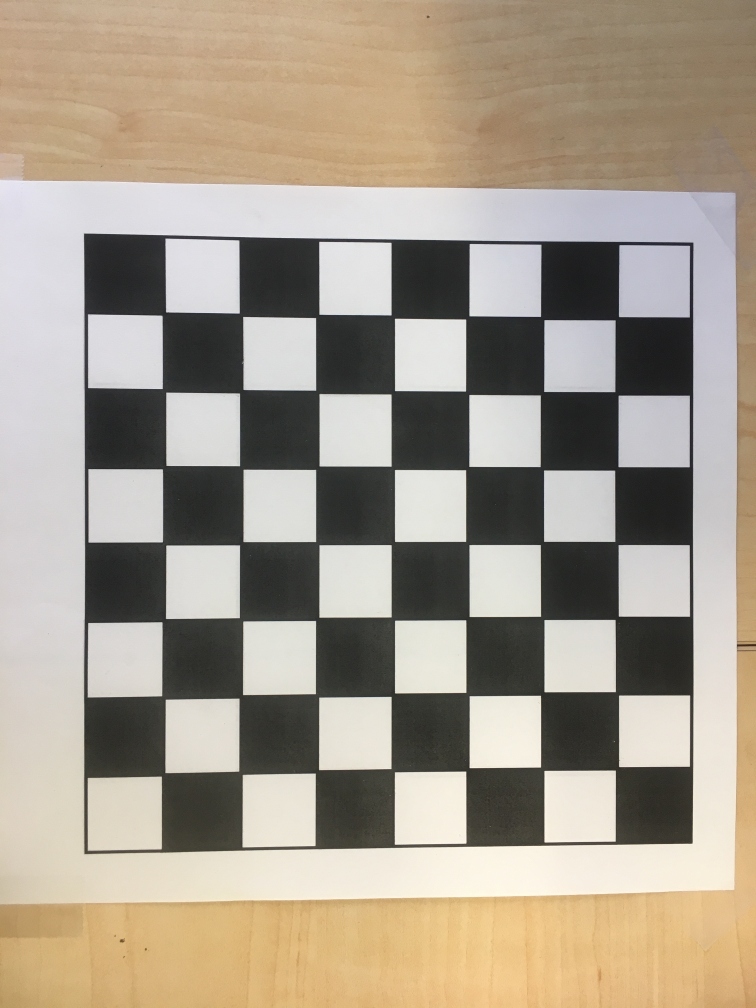
#> input picture Checkerboard/IMG_2779.jpg, 3024 x 4032 px (shown at 1/4 size)
$ python main.py Checkerboard/IMG_2779.jpg
#> lines starting #> are read from the running program, lines starting #| are printed output that depends on the picture; after the words box and inside, x2 and y2 are one past the last pixel; in counts of white or black regions, pixels touching at a corner belong together
### main_helper.py
# This contain helper functions that accompany the main script

import cv2 as cv
import matplotlib.pyplot as plt
import numpy as np
import os
from math import atan2, cos, sin, sqrt, pi

# Watershed function for delineating voxels
def watershed(img, mask, filename, num_morph, num_dilate, num_dist): # add parameters for tweaking
    # noise removal
    kernel = np.ones((3,3),np.uint8)
    opening = cv.morphologyEx(mask,cv.MORPH_OPEN,kernel, iterations=num_morph) # default iterations = 5

    # sure background area
    sure_bg = cv.dilate(opening,kernel,iterations=num_dilate) # default iterations = 3

    # Finding sure foreground area
    dist_transform = cv.distanceTransform(opening,cv.DIST_L2,5)
    ret, sure_fg = cv.threshold(dist_transform,num_dist*dist_transform.max(),255,0) # default parameter = 0.7 (used 0.4)

    # Finding unknown region
    sure_fg = np.uint8(sure_fg)
    unknown = cv.subtract(sure_bg,sure_fg)

    # Marker labelling
    ret, markers = cv.connectedComponents(sure_fg)

    # Add one to all labels so that sure background is not 0, but 1
    markers = markers+1

    # Now, mark the region of unknown with zero
    markers[unknown==255] = 0

    markers = cv.watershed(img,markers)
    markers = markers.astype(np.uint8)

    return markers

### main.py
# This is the main working script for detecting voxels
# Complete: watershed algorithm to assign voxels to boolean array
# Todo: perform perspective correction, draw lines across image, correct error arrays, calculate accuracy accumulated across images

# Import modules
import glob
import sys
import os
import numpy as np
import cv2 as cv
import math
import matplotlib.pyplot as plt
import matplotlib.image as mpimg
import imutils
import main_helper as f

# Parameters to be changed
# 1. number of grid in x-y space of the gripper
num_x = 32 # img.shape[1] is the x-length (width)
num_y = 32 # img.shape[0] is the y length (height)
# 2. total pixel area of each detected voxel
upper_voxel_size = 5000 # 3000 for 8x8 array (resized), 5000 for 32x32 array
lower_voxel_size = 3000 # 1500 for 8x8 array (resized), 3000 for 32x32 array
# 3. threshold of magenta/blue in HSV space
lower_mag = np.array([140,100,100])
upper_mag = np.array([170,255,255])
lower_blue = np.array([100,100,100])
upper_blue = np.array([130,255,255])
lower = lower_blue
upper = upper_blue

# Initialization of boolean, distance and orientation error arrays
grid = np.zeros((num_y,num_x),dtype=int)
dist = np.zeros((num_y,num_x),dtype=float)
ori = np.zeros((num_y,num_x),dtype=float)
# Set blocked voxel spaces as -1
grid[1::2,::2] = -1
grid[::2,1::2] = -1
dist[1::2,::2] = -1
dist[::2,1::2] = -1
ori[1::2,::2] = -1
ori[::2,1::2] = -1

#####################################################################################
# Read image
filename = sys.argv[1] # file path = "photos/img_name.jpeg"
img = cv.imread(filename)
#> img is the input picture: shape (4032, 3024, 3); mean B, G, R 141.5, 156.4, 166.8
img_contour = img.copy()

# Calculate the number of pixels per voxel
pixelx_per_voxel = img.shape[1]/(num_x)
#> pixelx_per_voxel = 94.5
pixely_per_voxel = img.shape[0]/(num_y)
#> pixely_per_voxel = 126

# Convert image to hsv for masking
hsv = cv.cvtColor(img, cv.COLOR_BGR2HSV)
#> hsv: shape (4032, 3024, 3); mean H, S, V 43.3, 38.9, 168
mask = cv.inRange(hsv, lower, upper)
#> mask: shape (4032, 3024); every value is 0

# Perform watershed (may need to tweak the num parameters)
markers = f.watershed(img, mask, filename, num_morph=5, num_dilate=3, num_dist=0.4)
#> in watershed, `dist_transform = cv.distanceTransform(opening,cv.DIST_L2,5)`: dist_transform: shape (4032, 3024) float32; every value is 0
#> in watershed, `ret, markers = cv.connectedComponents(sure_fg)`: ret = 1
#> in watershed, `markers = markers+1`: markers: shape (4032, 3024) int32; every value is 1
#> in watershed, `markers = cv.watershed(img,markers)`:
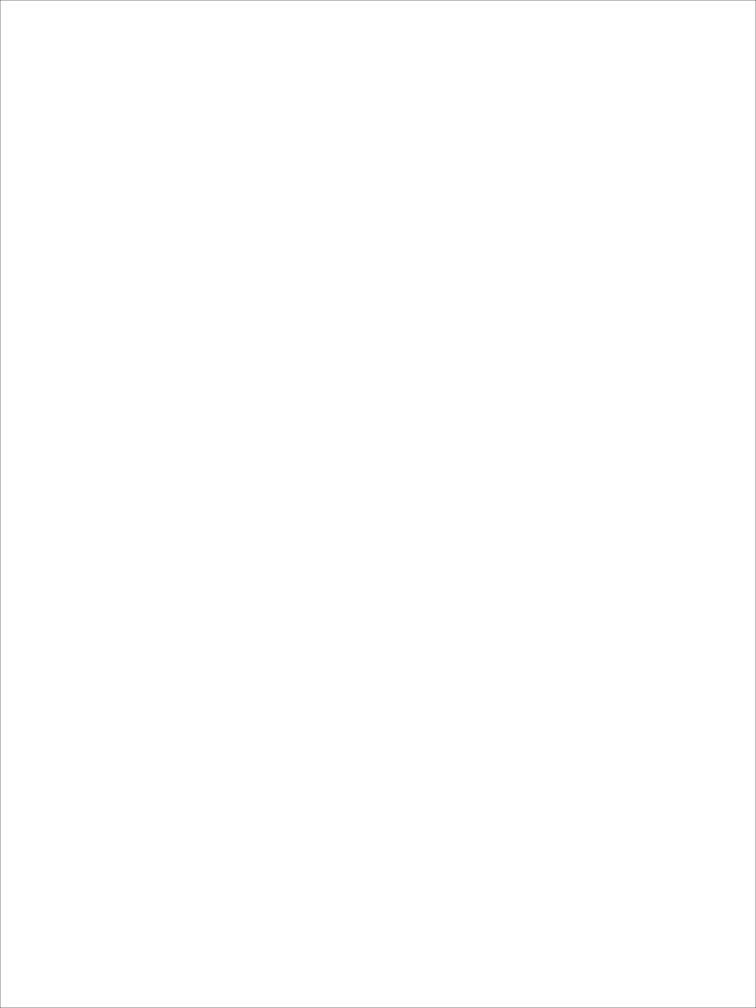
#> markers: shape (4032, 3024) int32 (shown at 1/4 size); values -1 (black) and 1 (white), 99.9% white; black in thin lines or dots
#> in watershed, `markers = markers.astype(np.uint8)`:
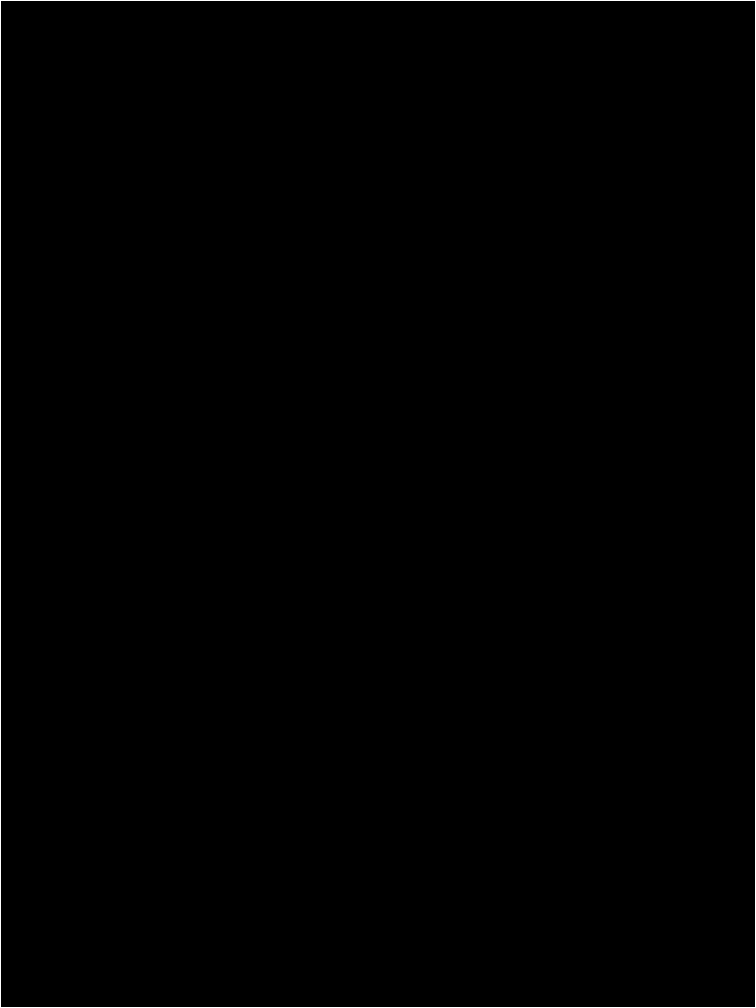
#> markers: shape (4032, 3024) (shown at 1/4 size); values 1 (black) and 255 (white), 0.12% white in thin lines or dots

# Get the contours of each voxel to assign to boolean and error arrays
ret, m2 = cv.threshold(markers, 0, 255, cv.THRESH_BINARY|cv.THRESH_OTSU)
#> m2: shape (4032, 3024); 0.12% white in thin lines or dots
#> ret = 1
contours, hierarchy = cv.findContours(m2, cv.RETR_LIST, cv.CHAIN_APPROX_NONE)
#> contours = 2 contours; box (x1, y1, x2, y2) and area: (0, 0, 3024, 4032) 12185713, (0, 0, 3024, 4032) 12185711

for c in contours:

    # calculate moments for each contour
    M = cv.moments(c)

    # calculate x,y coordinate of center
    cX = int(M["m10"] / M["m00"]) # M["m00"] is the area of the blob
    cY = int(M["m01"] / M["m00"])

    if lower_voxel_size < M["m00"] < upper_voxel_size:
        cv.circle(img_contour, (cX, cY), 1, (255, 255, 255), -1)
        text = str((cX, cY))
        cv.putText(img_contour, text, (cX, cY), cv.FONT_HERSHEY_SIMPLEX, 0.3, (255, 0, 0), 1, cv.LINE_AA)
        cv.drawContours(img_contour, c, -1, (0,255,0), 1)

        # Boolean array: find where the centroid should belong to
        x_idx = int(cX//pixelx_per_voxel)
        y_idx = int(cY//pixely_per_voxel)
        grid[y_idx, x_idx] = 1
#> this loop made 2 passes
#> (cX, cY) on passes 1 to 2: (1511, 2015), (1511, 2015)
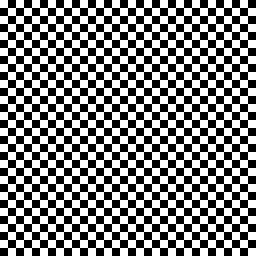
#> grid: shape (32, 32) int64 (shown 8 times larger); values -1 (black) and 0 (white), 50% white in thin lines or dots

# Write image and numpy arrays into excel
cv.imwrite(os.path.splitext(filename)[0] + "_contour.jpg", img_contour)
num_voxels = np.count_nonzero(grid == 1)
#> num_voxels = 0
# np.savetxt(os.path.splitext(filename)[0] + "_grid_" + str(num_voxels) + ".csv", grid, fmt='%d', delimiter=',')

# Display images for troubleshooting
cv.imshow("centroids", img_contour)
cv.waitKey()
